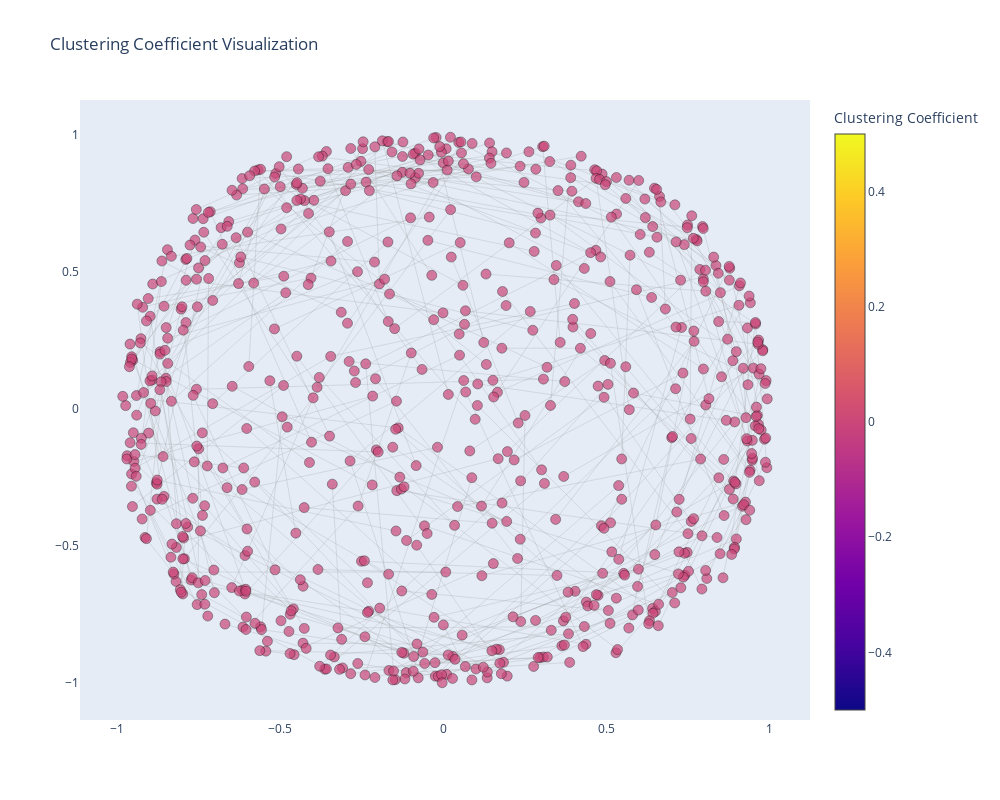

The cell this chart's notebook holds for it:
### Code cell
# Calculate Clustering Coefficient
clustering_coefficient = nx.clustering(G)

# Node Colors and Sizes based on Clustering Coefficient
node_colors = [clustering_coefficient[node] for node in G.nodes()]
node_sizes = [500 * clustering_coefficient[node] + 10 for node in G.nodes()]

node_trace.marker.color = node_colors
node_trace.marker.size = node_sizes
node_trace.marker.colorscale = 'Plasma'
node_trace.marker.colorbar.title = "Clustering Coefficient"
node_trace.text = [f'{node}: {clustering_coefficient[node]:.4f}' for node in G.nodes()]

# Plotting
fig = go.Figure()
fig.add_trace(edge_trace)
fig.add_trace(node_trace)

# Adjust layout size
fig.update_layout(
    title='Clustering Coefficient Visualization',
    width=1000,
    height=800,
    showlegend=False,
    hovermode='closest',
    xaxis=dict(showgrid=False, zeroline=False),
    yaxis=dict(showgrid=False, zeroline=False),
)
fig.show()

### Figure 1 — Plotly figure (JSON) as saved in the notebook; plotly's stock layout.template omitted (floating-point values rounded to 4 significant figures; data arrays with more than 128 entries replaced by an {"elided": "..."} marker saying what was removed)
{"data": [{"hoverinfo": "none", "line": {"color": "rgba(150,150,150,0.5)", "width": 0.5}, "mode": "lines", "type": "scatter", "x": {"elided": "1059 float values"}, "y": {"elided": "1059 float values"}}, {"hoverinfo": "text", "marker": {"color": {"elided": "689 int values"}, "colorbar": {"title": {"text": "Clustering Coefficient"}}, "colorscale": [[0, "#0d0887"], [0.1111, "#46039f"], [0.2222, "#7201a8"], [0.3333, "#9c179e"], [0.4444, "#bd3786"], [0.5556, "#d8576b"], [0.6667, "#ed7953"], [0.7778, "#fb9f3a"], [0.8889, "#fdca26"], [1, "#f0f921"]], "line": {"color": "black", "width": 0.5}, "size": {"elided": "689 int values"}}, "mode": "markers", "text": {"elided": "689 str values"}, "type": "scatter", "x": {"elided": "689 float values"}, "y": {"elided": "689 float values"}}], "layout": {"height": 800, "hovermode": "closest", "showlegend": false, "title": {"text": "Clustering Coefficient Visualization"}, "width": 1000, "xaxis": {"showgrid": false, "zeroline": false}, "yaxis": {"showgrid": false, "zeroline": false}}}
